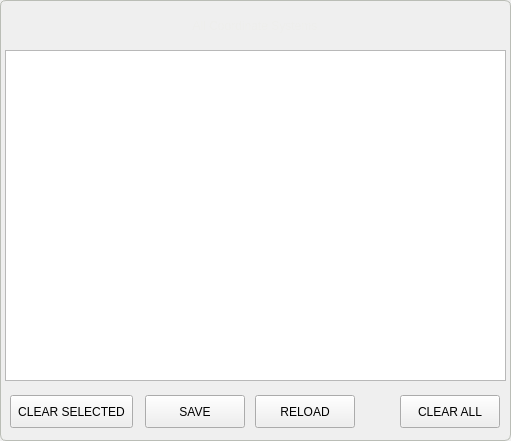
                <widget class="QFrame" name="frame_5">
                 <property name="geometry">
                  <rect>
                   <x>5</x>
                   <y>5</y>
                   <width>511</width>
                   <height>441</height>
                  </rect>
                 </property>
                 <property name="styleSheet">
                  <string notr="true">.QFrame{
    border-style: solid;
    border-color: rgb(186, 189, 182);
    border-width: 1px;
    border-radius: 6px;
}</string>
                 </property>
                 <property name="frameShape">
                  <enum>QFrame::StyledPanel</enum>
                 </property>
                 <property name="frameShadow">
                  <enum>QFrame::Raised</enum>
                 </property>
                 <widget class="WcsOffsetsTable" name="wcsoffsetstable">
                  <property name="geometry">
                   <rect>
                    <x>5</x>
                    <y>50</y>
                    <width>501</width>
                    <height>331</height>
                   </rect>
                  </property>
                  <property name="styleSheet">
                   <string notr="true">WcsOffsetsTable,
QHeaderView {
    font: 15pt &quot;Bebas Kai&quot;;
	background-color: rgb(220, 220, 220);
	color: black;
    border: none;
}

WcsOffsetsTable {
   	border-top: 8px rgb(120, 120, 120);
	border-left: 4px  rgb(120, 120, 120);
	border-bottom: 5px rgb(120, 120, 120);
	border-right: 4px rgb(120, 120, 120);
	border-radius: 5px;
	border-color: rgb(120, 120, 120);
	border-style: solid;
	background-color: rgb(120, 120, 120);
    gridline-color: rgb(203, 203, 203);
	alternate-background-color: rgb(90, 90, 90);
    color: white;
    font: 16pt &quot;Bebas Kai&quot;;
}</string>
                  </property>
                  <property name="displayColumns" stdset="0">
                   <string>XYZAR</string>
                  </property>
                  <attribute name="horizontalHeaderDefaultSectionSize">
                   <number>89</number>
                  </attribute>
                  <attribute name="horizontalHeaderMinimumSectionSize">
                   <number>28</number>
                  </attribute>
                  <attribute name="verticalHeaderDefaultSectionSize">
                   <number>32</number>
                  </attribute>
                  <attribute name="verticalHeaderMinimumSectionSize">
                   <number>20</number>
                  </attribute>
                 </widget>
                 <widget class="QPushButton" name="wcs_clear_selected">
                  <property name="geometry">
                   <rect>
                    <x>10</x>
                    <y>395</y>
                    <width>123</width>
                    <height>33</height>
                   </rect>
                  </property>
                  <property name="sizePolicy">
                   <sizepolicy hsizetype="Fixed" vsizetype="Fixed">
                    <horstretch>0</horstretch>
                    <verstretch>0</verstretch>
                   </sizepolicy>
                  </property>
                  <property name="minimumSize">
                   <size>
                    <width>100</width>
                    <height>33</height>
                   </size>
                  </property>
                  <property name="maximumSize">
                   <size>
                    <width>150</width>
                    <height>33</height>
                   </size>
                  </property>
                  <property name="focusPolicy">
                   <enum>Qt::NoFocus</enum>
                  </property>
                  <property name="styleSheet">
                   <string notr="true">QPushButton {
   	font: 14pt &quot;Bebas Kai&quot;;
}</string>
                  </property>
                  <property name="text">
                   <string>CLEAR SELECTED</string>
                  </property>
                 </widget>
                 <widget class="QPushButton" name="wcs_save">
                  <property name="geometry">
                   <rect>
                    <x>145</x>
                    <y>395</y>
                    <width>100</width>
                    <height>33</height>
                   </rect>
                  </property>
                  <property name="sizePolicy">
                   <sizepolicy hsizetype="Fixed" vsizetype="Fixed">
                    <horstretch>0</horstretch>
                    <verstretch>0</verstretch>
                   </sizepolicy>
                  </property>
                  <property name="minimumSize">
                   <size>
                    <width>100</width>
                    <height>33</height>
                   </size>
                  </property>
                  <property name="maximumSize">
                   <size>
                    <width>150</width>
                    <height>33</height>
                   </size>
                  </property>
                  <property name="focusPolicy">
                   <enum>Qt::NoFocus</enum>
                  </property>
                  <property name="styleSheet">
                   <string notr="true">QPushButton {
   	font: 14pt &quot;Bebas Kai&quot;;
}</string>
                  </property>
                  <property name="text">
                   <string>SAVE</string>
                  </property>
                 </widget>
                 <widget class="QPushButton" name="wcs_reload">
                  <property name="geometry">
                   <rect>
                    <x>255</x>
                    <y>395</y>
                    <width>100</width>
                    <height>33</height>
                   </rect>
                  </property>
                  <property name="sizePolicy">
                   <sizepolicy hsizetype="Fixed" vsizetype="Fixed">
                    <horstretch>0</horstretch>
                    <verstretch>0</verstretch>
                   </sizepolicy>
                  </property>
                  <property name="minimumSize">
                   <size>
                    <width>100</width>
                    <height>33</height>
                   </size>
                  </property>
                  <property name="maximumSize">
                   <size>
                    <width>150</width>
                    <height>33</height>
                   </size>
                  </property>
                  <property name="focusPolicy">
                   <enum>Qt::NoFocus</enum>
                  </property>
                  <property name="styleSheet">
                   <string notr="true">QPushButton {
   	font: 14pt &quot;Bebas Kai&quot;;
}</string>
                  </property>
                  <property name="text">
                   <string>RELOAD</string>
                  </property>
                 </widget>
                 <widget class="QPushButton" name="wcs_clear_all">
                  <property name="geometry">
                   <rect>
                    <x>400</x>
                    <y>395</y>
                    <width>100</width>
                    <height>33</height>
                   </rect>
                  </property>
                  <property name="sizePolicy">
                   <sizepolicy hsizetype="Fixed" vsizetype="Fixed">
                    <horstretch>0</horstretch>
                    <verstretch>0</verstretch>
                   </sizepolicy>
                  </property>
                  <property name="minimumSize">
                   <size>
                    <width>100</width>
                    <height>33</height>
                   </size>
                  </property>
                  <property name="maximumSize">
                   <size>
                    <width>150</width>
                    <height>33</height>
                   </size>
                  </property>
                  <property name="focusPolicy">
                   <enum>Qt::NoFocus</enum>
                  </property>
                  <property name="styleSheet">
                   <string notr="true">QPushButton {
   	font: 14pt &quot;Bebas Kai&quot;;
}</string>
                  </property>
                  <property name="text">
                   <string>CLEAR ALL</string>
                  </property>
                 </widget>
                 <widget class="QLabel" name="work_column_header_14">
                  <property name="enabled">
                   <bool>false</bool>
                  </property>
                  <property name="geometry">
                   <rect>
                    <x>155</x>
                    <y>5</y>
                    <width>200</width>
                    <height>41</height>
                   </rect>
                  </property>
                  <property name="sizePolicy">
                   <sizepolicy hsizetype="Preferred" vsizetype="Fixed">
                    <horstretch>0</horstretch>
                    <verstretch>0</verstretch>
                   </sizepolicy>
                  </property>
                  <property name="minimumSize">
                   <size>
                    <width>80</width>
                    <height>17</height>
                   </size>
                  </property>
                  <property name="maximumSize">
                   <size>
                    <width>200</width>
                    <height>50</height>
                   </size>
                  </property>
                  <property name="styleSheet">
                   <string notr="true">QLabel{
    color: rgb(238, 238, 236);
	font: 17pt &quot;Bebas Kai&quot;;
}</string>
                  </property>
                  <property name="text">
                   <string>All Coordinate Systems</string>
                  </property>
                  <property name="alignment">
                   <set>Qt::AlignCenter</set>
                  </property>
                 </widget>
                </widget>
